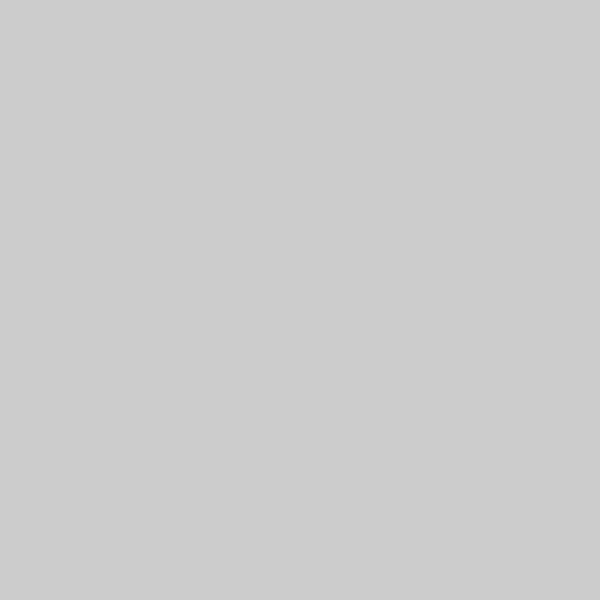
Frame 1 (no input)
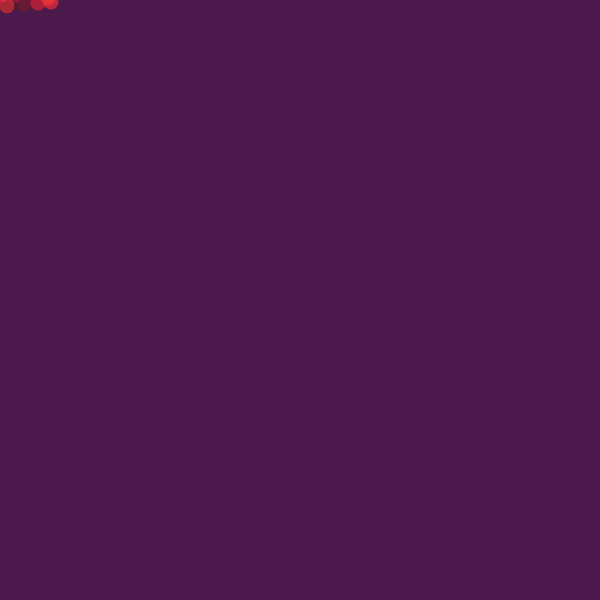
Frame 60 (the mouse pressed at the canvas centre just before this capture)
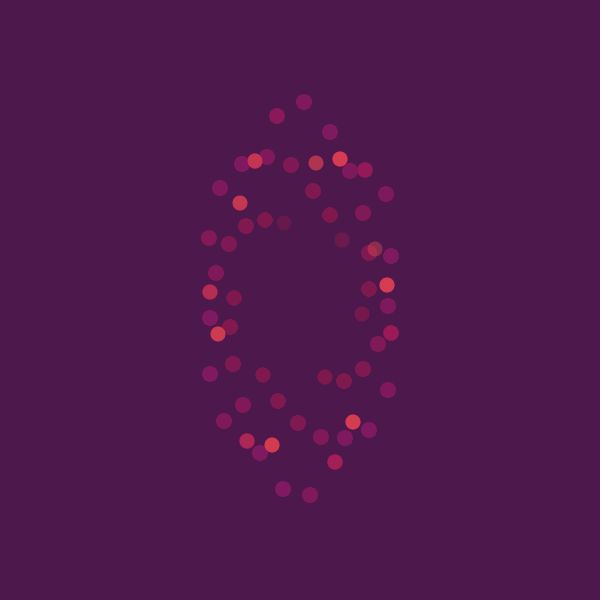
Frame 120 (the mouse held since frame 60 and released just before this capture)

The Processing sketch that drew these frames (run headless with seeded random() and noise(); from frame 60 on, the mouse is pressed at the canvas centre):

// Processing sketch: processing_131226
// ── processing_131226.pde

int time=0;
int Out1=0;
int Out2=0;
int Up = 0;


int[] o1 = new int[9];
int[] o2 = new int[9];



void setup() {
  size(600, 600);

  frameRate(50);
      noStroke();
}

void draw() {
  time+=1;
  if (Out1 >= 100) {
    Up = 1;
  }
  if (Out1 <= -100) {
    Up = 0;
  }
  float str = 1;
  switch(Up) {

  case 0: 
    Out1+=str;
    break;
  case 1: 
    Out1-=str;
    break;
  }

  
  o1[0] = o1[1];
  o1[1] = o1[2];
  o1[2] = o1[3];
  o1[3] = o1[4];
  o1[4] = o1[5];
  o1[5] = o1[6];
  o1[6] = o1[7];
  o1[7] = o1[8];
  o1[8] = round(cos(time)*10*(0.1*Out1))+mouseX+round(0);

  o2[0] = o2[1];
  o2[1] = o2[2];
  o2[2] = o2[3];
  o2[3] = o2[4];
  o2[4] = o2[5];
  o2[5] = o2[6];
  o2[6] = o2[7];
  o2[7] = o2[8];
  o2[8] = round(sin(time)*(1+Out1/5%(mouseX+1))*(0.1*Out1))+mouseY+round(0);
  

  //background(0);
  for (int i = 0; i < o1.length-1; i++) {
      if(time>20) {
      
      
      fill(Out1,0,Out1, 5);
      

      //line(o1[i], o2[i], o1[i+1], o2[i+1]);
      //line(o1[i], o2[i], o1[o1.length-i-1], o2[o1.length-i-1]);
      
      ellipse(width/2, height/2, 1000,1000);

      fill(255,Out1,Out1, 90);
      ellipse(o1[i], o2[i], 15,15);
      }
    
  }
}
